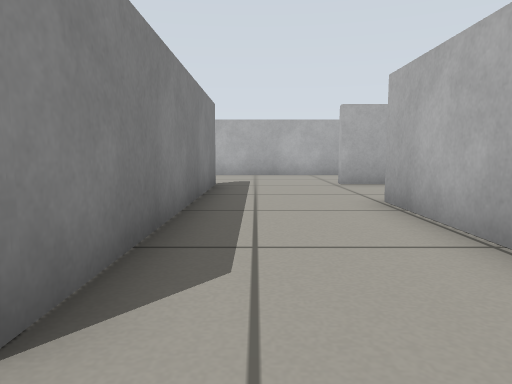
[1] (above)

14 first-person views from a walk through a world built for the Gazebo simulator. The camera is 0.39 m above the floor, tilts 6° down and sees 70° across. The floor is counted in squares, 0.5 m on a side. Each view is taken from the middle of a square. On the plan, view 1 faces up. The plan holds only what a view shows up to about 11 squares ahead; the rest is blank.

[2]
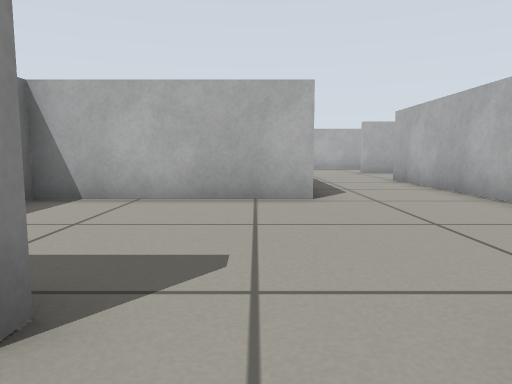

[3]
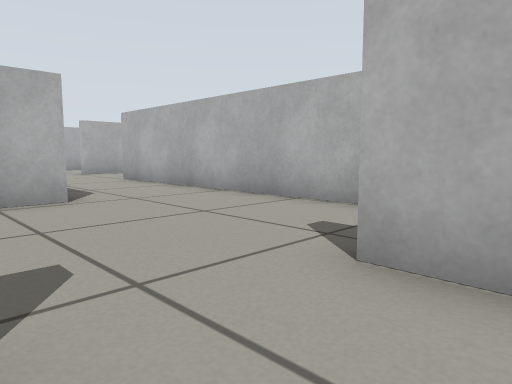

[4]
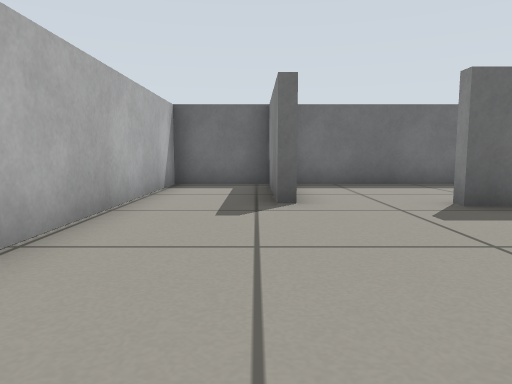

[5]
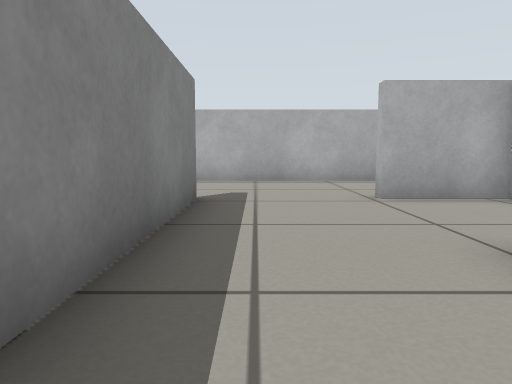

[6]
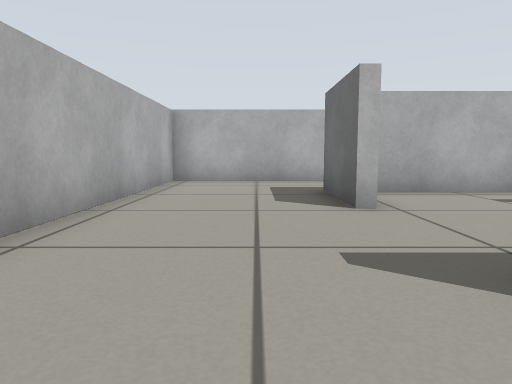

[7]
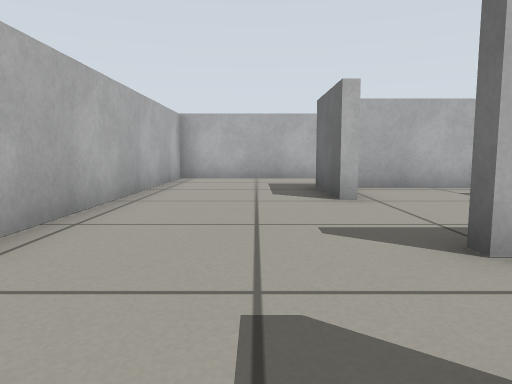

[8]
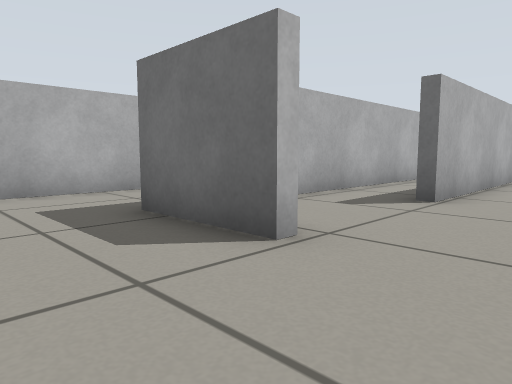

[9]
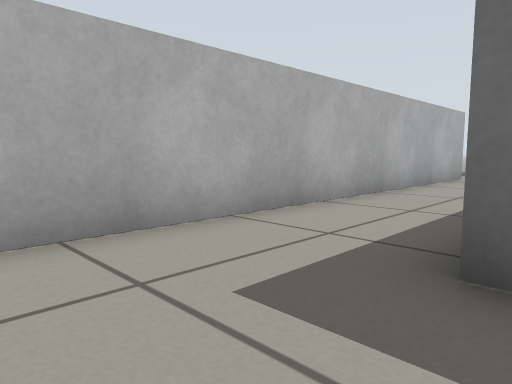

[10]
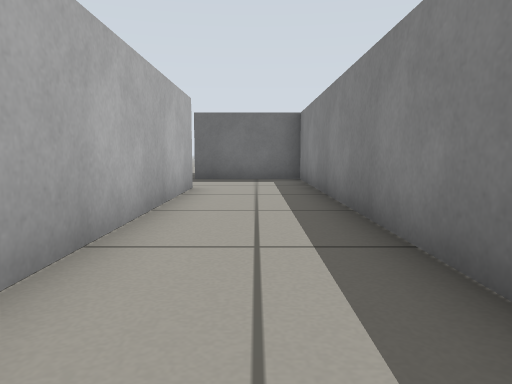

[11]
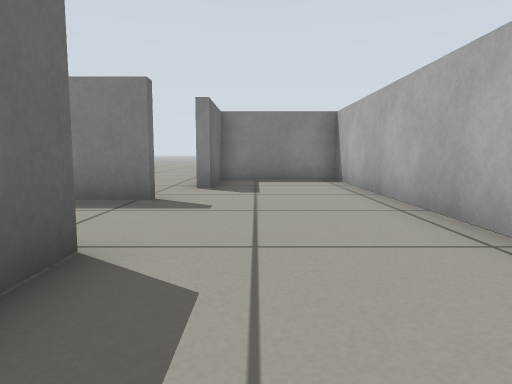

[12]
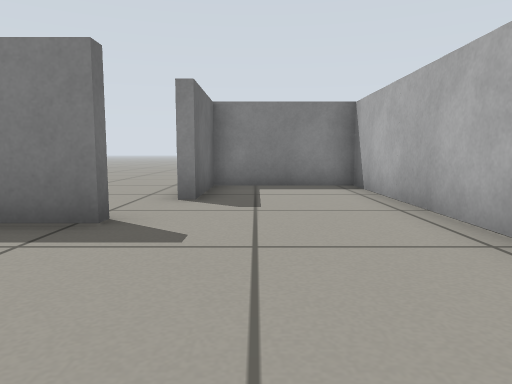

[13]
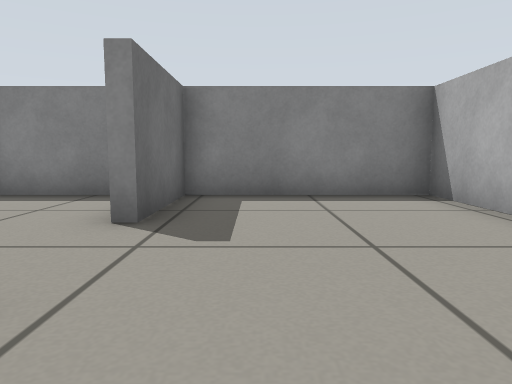

[14]
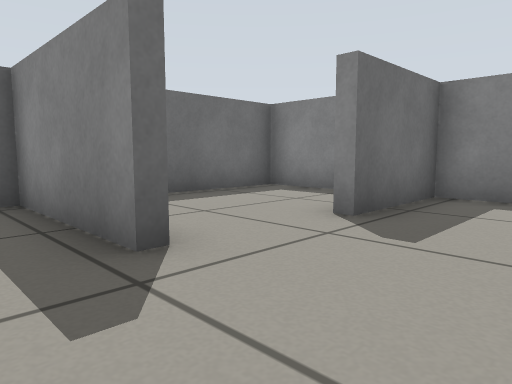

### Floor plan
Points are (right, up) in squares from view 1. A wall is a line through its corners. A room is listed if a view was taken in it or the views show most of it. See-through windows are left out.
Room 1 (views 1, 2, 3, 13, 14)
walls: (-0.6, -4.6) (-0.6, -3.7) (-0.3, -3.7) (-0.3, -7.3) (2.1, -7.3) (2.1, 0.4); (-1, 1.2) (-5.8, 1.3) (-5.8, -3.3) (-3.1, -3.3) (-3.1, -3.8); (-5.8, -4.6) (-5.8, -7.3) (-1, -7.3)
ways out: opening at (0.5, 1.5) to room 2
Room 2 (views 4, 5, 6, 7, 8, 9, 10, 11, 12)
walls: (4.7, 6.3) (4.7, -3.1) (7.9, -3.1); (2.1, 9.6) (4.7, 9.6); (-1, 9.3) (-1, 1.2); (4.4, 0.8) (4.4, 9.3) (2.1, 9.3); (2.1, 0.4) (2.1, 5.9) (2.5, 5.9); (7.4, -0.4) (7.4, 13.4) (-5.8, 13.4) (-5.8, 10) (-3.1, 10)
ways out: opening at (0.5, 1.5) to room 1; opening at (-2.5, 9.5)

Where each view was taken, in squares from view 1:
view 1: 0 up, 0 right, facing up
view 2: 5 down, 2 left, facing up
view 3: 5 down, 3 left, facing up-right
view 4: 2 up, 0 right, facing down
view 5: 3 up, 0 right, facing up
view 6: 11 up, 3 left, facing right
view 7: 11 up, 4 left, facing right
view 8: 12 up, 0 right, facing down-right
view 9: 12 up, 4 right, facing down-right
view 10: 8 up, 6 right, facing down
view 11: 11 up, 5 right, facing left
view 12: 11 up, 3 right, facing left
view 13: 2 down, 1 right, facing left
view 14: 1 down, 1 right, facing down-left
